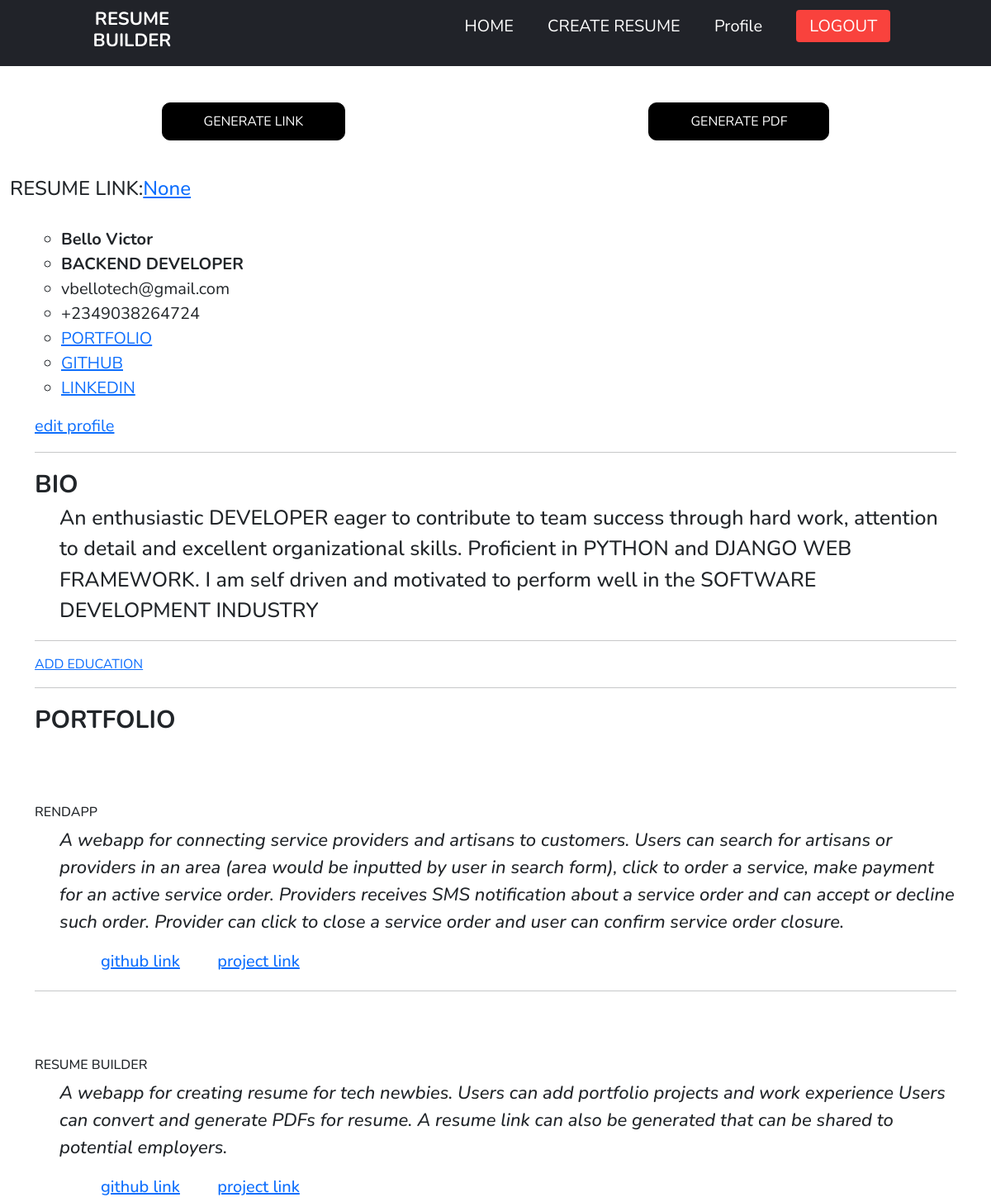
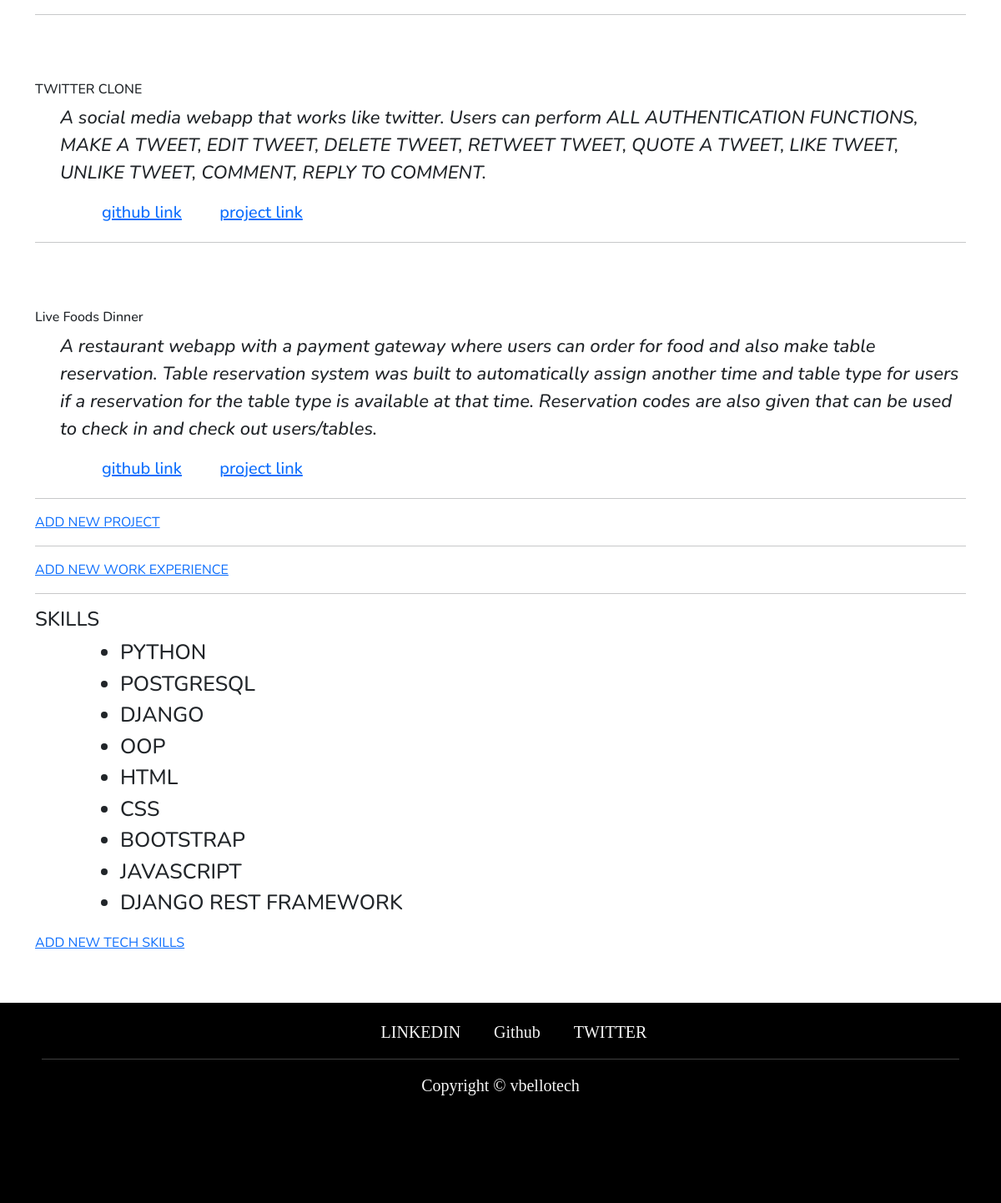
Screenshot of /resume/9/preview/ (signed in) with the database file from the repository (2 pictures, top to bottom).
### resume/models.py (models this page shows, shortened)
class Resume(models.Model):
    user = models.ForeignKey('auth.user', on_delete=models.CASCADE)
    name = models.CharField(max_length=60)
    resume_link = models.URLField(blank=True, null=True)
    skills = models.ManyToManyField("Tech", related_name="techskill", blank=True)
    slug = models.SlugField(default=create_code())
    def add_project(self):
        return reverse("resume:add_project", kwargs={
            'pk': self.pk,
        })
    def add_work(self):
        return reverse("resume:add_work", kwargs={
            'pk': self.pk,
        })
    def add_education(self):
        return reverse("resume:add_education", kwargs={
            'pk': self.pk,
        })
    def add_skills(self):
        return reverse("resume:add_skills", kwargs={
            'pk': self.pk,
        })

class Userprofile(models.Model):
    user = models.OneToOneField('auth.user', on_delete=models.CASCADE)
    phone = PhoneNumberField(blank=True, null=True)
    bio = models.TextField(blank=True, null=True)
    portfolio = models.URLField(blank=True, null=True)
    github = models.URLField(blank=True, null=True)
    linkedin = models.URLField(blank=True, null=True)
    has_profile = models.BooleanField(default=False, blank=True, null=True)
    created_date = models.DateTimeField(default=timezone.now)

class Project(models.Model):
    user = models.ForeignKey('auth.user', on_delete=models.CASCADE)
    resume = models.ForeignKey('Resume', related_name="resume", null=True, on_delete=models.CASCADE)
    name = models.CharField(max_length=60)
    description = models.CharField(max_length=250, blank=False, null=False)
    github = models.URLField(blank=True, null=True)
    link = models.URLField(blank=True, null=True)
    date_added = models.DateTimeField(default=timezone.now)

class Tech(models.Model):
    name = models.CharField(max_length=150, unique=True)
    type = models.CharField(max_length=200, choices=Type_chioce, blank=True, null=True)

### resume/views.py (the view)
# urls.py: path('resume/<int:pk>/preview/', ResumePreviewView.as_view(), name="preview_resume"),
class ResumePreviewView(View, LoginRequiredMixin):
    def get(self, request, pk,  *args, **kwargs):
        mainuser = User.objects.get(username=request.user)
        userprofile = Userprofile.objects.get(user=request.user)
        resume = Resume.objects.get(user=self.request.user, pk=pk)
        project = Project.objects.filter(user=request.user, resume=resume)
        work = Work.objects.filter(user=request.user, resume=resume)
        education = Education.objects.filter(user=request.user, resume=resume)
        context =  {
            'user':mainuser,
            'userp':userprofile,
            'resume':resume,
            'projects':project,
            'works':work,
            'education':education,
        }
        return render (self.request, 'resume/resume_review.html', context)

### templates/resume/resume_review.html (shortened to what this page needs)
{% extends 'base.html' %}
{% load static %}
{% block content %}
<br>
                 <div class="spread">
                    <a href="{% url 'resume:generate_link' pk=resume.pk %}">GENERATE LINK</a>
                   <a href="{% url 'resume:generate_pdf' pk=resume.pk %}">GENERATE PDF</a>
                </div>
<br>
<h4>RESUME LINK:<a href="{{ resume.resume_link }}">{{ resume.resume_link }}</a></h4>
<br>
<div class="container">
<div class="developer">
            <ul>
                <li class="dev"><b>{{ user.last_name }} {{ user.first_name }}</b></li>
                <li class="dev"><b>{{ resume.name }}</b></li>
                <li>{{ user.email }} </li>
                <li>{{ userp.phone }}</li>
                {% if userp.portfolio %}<li><a href="{{ userp.portfolio }}">PORTFOLIO</a></li>{% endif %}
                <li><a href="{{ userp.github }}">GITHUB </a></li>
                <li><a href="{{ userp.linkedin }}">LINKEDIN</a></li>
            </ul>
    <a href="{% url 'resume:profile_edit' %}">edit profile</a>
        </div>
<hr>
        <div class="resume">
            <span>BIO</span>
            <p>
                  {{ userp.bio|linebreaksbr	}}
            </p>
        </div>
    <hr>
    <a href="{{ resume.add_education }}">ADD EDUCATION</a>
<hr>
    {% if projects %}
        <span class="topic">PORTFOLIO</span>
        {% for project in projects %}
        <div class="portfolio">
           <h1>{{ project.name }}</h1>
           <p>
                <em>{{ project.description|linebreaksbr	}}</em>
            </p>
            <div class="pr_li">
                <a href="{{ project.github }}">github link</a>
                {% if project.link %}
                <a href="{{ project.link }}">project link</a>
                {% endif %}
            </div>
        </div>
        <hr>
        {% endfor %}
    {% endif %}
    <a href="{{ resume.add_project }}">ADD NEW PROJECT</a>
<hr>
    <a href="{{ resume.add_work }}">ADD NEW WORK EXPERIENCE</a>
<hr>
        <div class="tech">
             <h4>SKILLS </h4>
                <ul>
                    {% for item in resume.skills.all %}
                    <li>{{ item.name }}</li>
                    {% endfor %}
                </ul>
        </div>
        <a href="{{ resume.add_skills }}">ADD NEW TECH SKILLS</a>
    </div>
{% endblock content %}

### templates/base.html (style rules this page uses)
:root { --darkgray: #212329; --brightred: #f9423d; --white: #fff; --lightred: #f9433dcc; }
* { box-sizing: border-box; margin: 0; padding: 0; font-family: "Nunito", sans-serif; }
h1 { text-align: center; align-items: center; margin-top: 80px; font-size: 1em; }
.spread { display: flex; align-items: center; justify-content: space-around; margin: 20px 0; }
.spread a { background-color: black; color: #ffffff; border-radius: 10px; -webkit-transition: all 0.3s; padding: 10px 50px; transition: all 0.3s; border: 1px solid black; text-decoration: none; cursor: pointer; }
.developer { font-size: 20px; }
.developer ul li { list-style: circle; }
.resume span { font-size: 30px; font-weight: 700; }
.topic { font-size: 30px; font-weight: 700; }
.resume p { font-size: 25px; font-weight: 500; margin-left: 30px; }
.portfolio { margin: 20px 0; }
.portfolio h1 { text-align: left; }
.portfolio p { text-align: left; font-size: 22px; font-weight: 500; margin-left: 30px; }
.portfolio .pr_li { text-align: left; font-size: 20px; font-weight: 500; margin-left: 80px; }
.portfolio .pr_li a { margin-right: 40px; }
.tech ul { text-align: left; font-size: 25px; font-weight: 500; margin-left: 70px; }

### rows the page displays
Resume: resume_link "None", name "BACKEND DEVELOPER"
Userprofile: phone "+2349038264724", bio "An enthusiastic DEVELOPER eager to contribute to team success through hard work, attention to detail and excellent organizational skills. Proficient in PYTHON and DJANGO WEB FRAMEWORK. I am self driven and motivated to perform well in the SOFTWARE DEVELOPMENT INDUSTRY"
Project: name "RENDAPP", description "A webapp for connecting service providers and artisans to customers. Users can search for artisans or providers in an area (area would be inputted by user in search form), click to order a service, make payment for an active service order. Providers receives SMS notification about a service order and can accept or decline such order. Provider can click to close a service order and user can confirm service order closure."
Project: name "RESUME BUILDER", description "A webapp for creating resume for tech newbies. Users can add portfolio projects and work experience Users can convert and generate PDFs for resume. A resume link can also be generated that can be shared to potential employers."
Project: name "TWITTER CLONE", description "A social media webapp that works like twitter. Users can perform ALL AUTHENTICATION FUNCTIONS, MAKE A TWEET, EDIT TWEET, DELETE TWEET, RETWEET TWEET, QUOTE A TWEET, LIKE TWEET, UNLIKE TWEET, COMMENT, REPLY TO COMMENT."
Project: name "Live Foods Dinner", description "A restaurant webapp with a payment gateway where users can order for food and also make table reservation. Table reservation system was built to automatically assign another time and table type for users if a reservation for the table type is available at that time. Reservation codes are also given that can be used to check in and check out users/tables."
Tech: name "PYTHON"
Tech: name "POSTGRESQL"
Tech: name "DJANGO"
Tech: name "OOP"
Tech: name "HTML"
Tech: name "CSS"
Tech: name "BOOTSTRAP"
Tech: name "JAVASCRIPT"
Tech: name "DJANGO REST FRAMEWORK"

### other values shown
{{ user.last_name }} "Bello"
{{ user.first_name }} "Victor"
{{ user.email }} "vbellotech@gmail.com"
